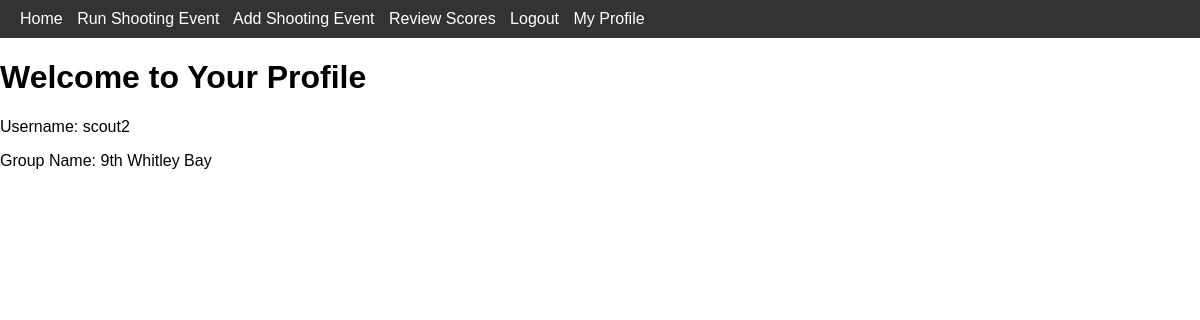
Page /my_profile (signed in) on the earlier database version.
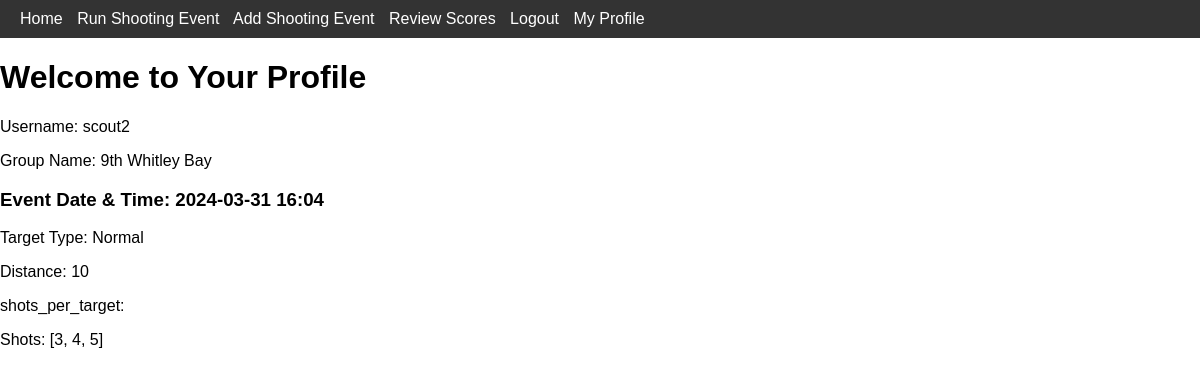
Same page on the later database version.
### app.py (models this page shows)
class Event(db.Model):
    __tablename__ = "event"
    id = db.Column(db.Integer, primary_key=True)
    description = db.Column(db.String(100), nullable=True)
    date = db.Column(db.String(100), nullable=True)
    time = db.Column(db.String(100), nullable=True)

class Format(db.Model):
    __tablename__ = "format"
    id = db.Column(db.Integer, primary_key=True)
    shots_per_target = db.Column(db.Integer, nullable=False)
    target_type = db.Column(db.String(50), nullable=False)
    distance = db.Column(db.Integer, nullable=False)

### app.py (the view)
@app.route('/my_profile')
def my_profile():
    if 'user_object_dict' not in session:
        return redirect(url_for('login'))
    user_object = get_session_user_object()
    username = user_object.get_username()
    user_id = user_object.get_id()
    user_data = User.query.filter_by(id = user_id).first()
    user_group_id = user_data.group_id
    user_group_data = Group.query.filter_by(id = user_group_id).first()
    n = user_group_data.number
    suffix = { 1: "st", 2: "nd", 3: "rd" }.get(n if (n < 20) else (n % 10), 'th')
    group_name = str(str(user_group_data.number) + suffix + " " + user_group_data.district)
    print(group_name)
    event_list = retrieve_shooting_data(user_id=user_id, user=user_data)
    return render_template('my_profile.html',
                           group_name = group_name,
                           username = username,
                           event_list=event_list
                           )

### SessionClasses.py (called while the page is built)
    def get_username(self):
        return self.__username

    def get_id(self):
        return self.__id

    def get_username(self):
        return super().get_username()

    def get_id(self):
        return super().get_id()

### app.py (called while the page is built)
def get_session_user_object():
    if 'user_object_dict' not in session:
        print("There is no user_object_dict in session - redirecting to login page")
        print(session)
        return False
    user_object_dict = session.get('user_object_dict')
    print(user_object_dict)
    id = user_object_dict['_SessionUser__id']
    username = user_object_dict['_SessionUser__username']
    group_id = user_object_dict['_SessionUser__group_id']
    type = user_object_dict['_SessionUser__type']
    if type == "leader":
        user_object = SessionLeader(id, username, group_id, type)
    elif type == "scout":
        user_object = SessionScout(id, username, group_id, type)
    elif type == "district comissioner":
        user_object = SessionDistrictComissioner(id, username, group_id, type)
    else:
        return "NO USER OBJECT CREATED"
    return user_object

### templates/my_profile.html (shortened to what this page needs)
<!DOCTYPE html>
<html lang="en">
<head>
    <link rel="stylesheet" href="{{ url_for('static', filename='css/main.css') }}">
    <link rel="stylesheet" href="{{ url_for('static', filename='css/navbar_style.css') }}">
</head>
<body>
    {% include 'navbar.html' %}
    <h1>Welcome to Your Profile</h1>
    <p>Username: {{ username }}</p>
    <p>Group Name: {{ group_name }}</p>
    <div id="events-container">
        {% for event in event_list %}
        <div class="event-box">
            <h3>Event Date & Time: {{ event.event_date }} {{ event.event_time }}</h3>
            <p> Target Type: {{ event.target_type }}</p>
            <p> Distance: {{ event.distance }}</p>
            <p> shots_per_target: {{ event.shots_per_target }}</p>
            {% for shot_score in event.shot_scores %}
            <div class="shots-box">
                <p>Shots: {{ shot_score }}</p>
            </div>
            {% endfor %}
        </div>
        {% endfor %}
    </div>
</body>
</html>

Differences in the rows shown:
added Event: event_date "2024-03-31", event_time "16:04"
added Format: target_type "Normal"
Other differences:
new list line: "Event Date & Time: Target Type: Distance: 10 shots_per_target: Shots: [3, 4, 5]"
